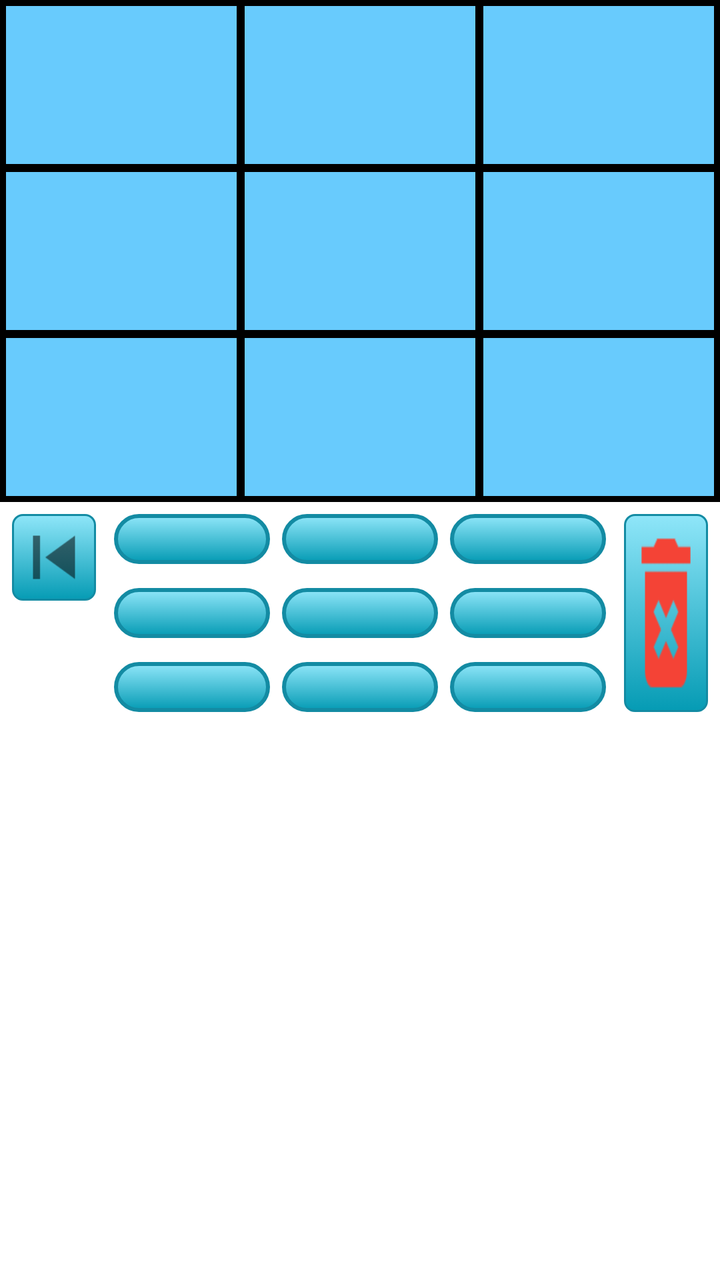
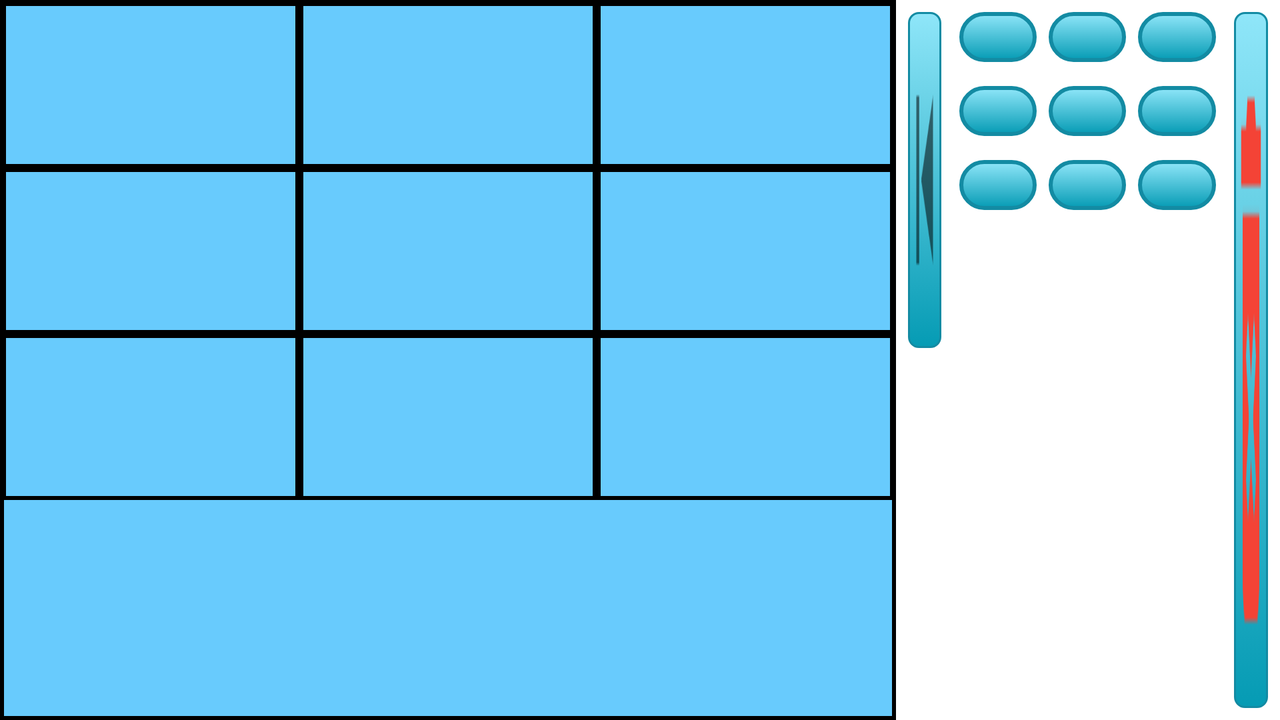

An Android layout and its configuration variant, each rendered on a device that would load it. The default file and the variant file are quoted in full after the pictures.
<!-- AndroidManifest.xml: application theme MyTheme -->
<!-- res/layout/playing_fragment.xml -->
<?xml version="1.0" encoding="utf-8"?>
<LinearLayout xmlns:android="http://schemas.android.com/apk/res/android"
    android:layout_width="match_parent"
    android:layout_height="match_parent"
    android:orientation="vertical"
    android:id="@+id/container_game">

    <TableLayout
        android:id="@+id/game_grid"
        android:layout_width="match_parent"
        android:layout_height="wrap_content"
        android:background="@drawable/focus"
        android:padding="1dp"
        android:shrinkColumns="*"
        android:stretchColumns="*">

        <TableRow>

            <include
                android:id="@+id/top_left"
                layout="@layout/grid_table_layout" />

            <include
                android:id="@+id/top_center"
                layout="@layout/grid_table_layout" />

            <include
                android:id="@+id/top_right"
                layout="@layout/grid_table_layout" />
        </TableRow>

        <TableRow>

            <include
                android:id="@+id/middle_left"
                layout="@layout/grid_table_layout" />

            <include
                android:id="@+id/middle_center"
                layout="@layout/grid_table_layout" />

            <include
                android:id="@+id/middle_right"
                layout="@layout/grid_table_layout" />
        </TableRow>

        <TableRow>

            <include
                android:id="@+id/bottom_left"
                layout="@layout/grid_table_layout" />

            <include
                android:id="@+id/bottom_center"
                layout="@layout/grid_table_layout" />

            <include
                android:id="@+id/bottom_right"
                layout="@layout/grid_table_layout" />
        </TableRow>

    </TableLayout>

    <include
        android:id="@+id/keyboard"
        layout="@layout/keyboard_fragment" />
</LinearLayout>
<!-- res/layout/grid_table_layout.xml (included above) -->
<?xml version="1.0" encoding="utf-8"?>
<TableLayout xmlns:android="http://schemas.android.com/apk/res/android"
    android:layout_width="match_parent"
    android:layout_height="wrap_content"
    android:background="@drawable/focus"
    android:padding="1dp"
    android:weightSum="3">
    <TableRow>
       <include layout="@layout/text_view"/>
       <include layout="@layout/text_view"/>
       <include layout="@layout/text_view"/>
    </TableRow>
    <TableRow>
       <include layout="@layout/text_view"/>
       <include layout="@layout/text_view"/>
       <include layout="@layout/text_view"/>
    </TableRow>
    <TableRow>
       <include layout="@layout/text_view"/>
       <include layout="@layout/text_view"/>
       <include layout="@layout/text_view"/>
    </TableRow>
</TableLayout>
<!-- res/layout/keyboard_fragment.xml (included above) -->
<?xml version="1.0" encoding="utf-8"?>
<LinearLayout xmlns:android="http://schemas.android.com/apk/res/android"
    android:layout_width="match_parent"
    android:layout_height="wrap_content"
    android:baselineAligned="false"
    android:orientation="horizontal"
    android:weightSum="100">

    <LinearLayout
        android:layout_width="0dp"
        android:layout_height="match_parent"
        android:layout_weight="15"
        android:orientation="vertical">

        <Button
            android:id="@+id/history_back"
            style="@style/ButtonOfAnswerHistory"
            android:background="@drawable/background_previous_button" />

        <Button
            android:id="@+id/history_forward"
            style="@style/ButtonOfAnswerHistory"
            android:background="@drawable/background_next_button" />
    </LinearLayout>

    <TableLayout
        android:layout_width="0dp"
        android:layout_height="wrap_content"
        android:layout_weight="70">

        <TableRow
            android:layout_width="match_parent"
            android:layout_height="wrap_content">

            <FrameLayout
                android:id="@+id/button1"
                style="@style/ButtonOfAnswer">
                <include layout="@layout/button_of_answer" />
            </FrameLayout>

            <FrameLayout
                android:id="@+id/button2"
                style="@style/ButtonOfAnswer">

                <include layout="@layout/button_of_answer" />
            </FrameLayout>

            <FrameLayout
                android:id="@+id/button3"
                style="@style/ButtonOfAnswer">

                <include layout="@layout/button_of_answer" />
            </FrameLayout>


        </TableRow>

        <TableRow
            android:layout_width="match_parent"
            android:layout_height="wrap_content">

            <FrameLayout
                android:id="@+id/button4"
                style="@style/ButtonOfAnswer">

                <include layout="@layout/button_of_answer" />
            </FrameLayout>

            <FrameLayout
                android:id="@+id/button5"
                style="@style/ButtonOfAnswer">

                <include layout="@layout/button_of_answer" />
            </FrameLayout>

            <FrameLayout
                android:id="@+id/button6"
                style="@style/ButtonOfAnswer">

                <include layout="@layout/button_of_answer" />
            </FrameLayout>

        </TableRow>

        <TableRow
            android:layout_width="match_parent"
            android:layout_height="wrap_content">

            <FrameLayout
                android:id="@+id/button7"
                style="@style/ButtonOfAnswer">

                <include layout="@layout/button_of_answer" />
            </FrameLayout>

            <FrameLayout
                android:id="@+id/button8"
                style="@style/ButtonOfAnswer">

                <include layout="@layout/button_of_answer" />
            </FrameLayout>

            <FrameLayout
                android:id="@+id/button9"
                style="@style/ButtonOfAnswer">

                <include layout="@layout/button_of_answer" />
            </FrameLayout>

        </TableRow>
    </TableLayout>

    <LinearLayout
        android:layout_width="0dp"
        android:layout_height="match_parent"
        android:layout_weight="15"
        android:orientation="vertical">

        <Button
            android:id="@+id/delete_answer"
            android:layout_width="match_parent"
            android:layout_height="match_parent"
            android:layout_margin="6dp"
            android:background="@drawable/background_delete_answer_button" />
    </LinearLayout>
</LinearLayout>
<!-- res/layout/text_view.xml (included above) -->
<?xml version="1.0" encoding="utf-8"?>
<merge xmlns:android="http://schemas.android.com/apk/res/android">
    <TextView
        style="@style/bigNumber"
        android:layout_width="0dp"
        android:layout_height="wrap_content"
        android:layout_weight="1" />
</merge>
<!-- res/layout/button_of_answer.xml (included above) -->
<?xml version="1.0" encoding="utf-8"?>
<merge>
    <TextView style="@style/NumberOnButtonText.Number" />
    <TextView style="@style/NumberOnButtonText.SubText" />
</merge>
<!-- resources referenced by this layout -->
<resources>
  <!-- drawable background_delete_answer_button (drawable) -->
  <?xml version="1.0" encoding="utf-8"?>
  <selector xmlns:android="http://schemas.android.com/apk/res/android">
      <item android:state_pressed="true" android:drawable="@drawable/background_delete_answer_button_pressed"/>
      <item android:state_enabled="false" android:drawable="@drawable/background_delete_answer_button_pressed"/>
      <item android:drawable="@drawable/background_delete_answer_all"/>
  </selector>
  <!-- drawable background_next_button (drawable) -->
  <?xml version="1.0" encoding="utf-8"?>
  <selector xmlns:android="http://schemas.android.com/apk/res/android">
      <item android:drawable="@drawable/background_next_button_enabled" android:state_pressed="false" android:state_enabled="false"  />
      <item android:drawable="@drawable/background_nex_button_all" android:state_pressed="false"/>
      <item android:drawable="@drawable/background_next_button_enabled" android:state_pressed="true"  />
  </selector>
  <!-- drawable background_previous_button (drawable) -->
  <?xml version="1.0" encoding="utf-8"?>
  <selector xmlns:android="http://schemas.android.com/apk/res/android">
      <item android:drawable="@drawable/background_previous_button_pressed" android:state_pressed="false" android:state_enabled="false"  />
      <item android:drawable="@drawable/background_previous_button_all" android:state_pressed="false"/>
      <item android:drawable="@drawable/background_previous_button_pressed" android:state_pressed="true"  />
  </selector>
  <!-- drawable focus (drawable) -->
  <shape xmlns:android="http://schemas.android.com/apk/res/android"
      android:shape="rectangle">
      <solid android:color="@color/poleFocus" />
      <stroke
          android:width="2dip"
          android:color="@android:color/black" />
  </shape>
  <style name="ButtonOfAnswerHistory">
          <item name="android:layout_width">match_parent</item>
          <item name="android:layout_height">0dp</item>
          <item name="android:layout_weight">1</item>
          <item name="android:layout_margin">6dp</item>
      </style>
  <style name="NumberOnButtonText.Number">
          <item name="android:textStyle">bold</item>
          <item name="android:textSize">14sp</item>
      </style>
  <style name="NumberOnButtonText.SubText">
          <item name="android:textSize">10sp</item>
          <item name="android:layout_marginLeft">10dp</item>
          <item name="android:layout_marginBottom">5dp</item>
      </style>
  <style name="bigNumber">
          <item name="android:textColor">@color/black</item>
          <item name="android:gravity">center_horizontal|center_vertical</item>
          <item name="android:textSize">20sp</item>
          <item name="android:textStyle">bold</item>
      </style>
  <!-- drawable background_delete_answer_button_pressed (drawable) -->
  <?xml version="1.0" encoding="utf-8"?>
  <layer-list xmlns:android="http://schemas.android.com/apk/res/android">
      <item>
          <shape>
              <solid android:color="@color/enabled_color_of_background_button"/>
              <stroke
                  android:width="1dip"
                  android:color="@color/border_of_button" />
              <corners android:radius="5dip" />
          </shape>
      </item>
      <item android:drawable="@mipmap/ic_action_delete_answer" />
  </layer-list>
  <color name="poleFocus">#68cbfd</color>
  <color name="black">@android:color/black</color>
  <color name="enabled_color_of_background_button">#019bb5</color>
  <color name="border_of_button">#138ba3</color>
  <color name="end_color_of_background_button">#8fe6f9</color>
  <color name="start_color_of_background_button">#059bb4</color>
  <!-- some entries are left out for length -->
</resources>
<!-- res/layout-land/playing_fragment.xml (the repository's variant of the layout above) -->
<!-- drawn on the phone turned sideways -->
<?xml version="1.0" encoding="utf-8"?>
<LinearLayout xmlns:android="http://schemas.android.com/apk/res/android"
    android:layout_width="match_parent"
    android:layout_height="match_parent"
    android:baselineAligned="false"
    android:orientation="horizontal"
    android:weightSum="100"
    android:id="@+id/container_game">

    <TableLayout
        android:id="@+id/game_grid"
        android:layout_weight="70"
        android:layout_width="0dp"
        android:layout_height="match_parent"
        android:background="@drawable/focus"
        android:padding="1dp"
        android:shrinkColumns="*"
        android:stretchColumns="*">

        <TableRow>

            <include
                android:id="@+id/top_left"
                layout="@layout/grid_table_layout" />

            <include
                android:id="@+id/top_center"
                layout="@layout/grid_table_layout" />

            <include
                android:id="@+id/top_right"
                layout="@layout/grid_table_layout" />
        </TableRow>

        <TableRow>

            <include
                android:id="@+id/middle_left"
                layout="@layout/grid_table_layout" />

            <include
                android:id="@+id/middle_center"
                layout="@layout/grid_table_layout" />

            <include
                android:id="@+id/middle_right"
                layout="@layout/grid_table_layout" />
        </TableRow>

        <TableRow>

            <include
                android:id="@+id/bottom_left"
                layout="@layout/grid_table_layout" />

            <include
                android:id="@+id/bottom_center"
                layout="@layout/grid_table_layout" />

            <include
                android:id="@+id/bottom_right"
                layout="@layout/grid_table_layout" />
        </TableRow>

    </TableLayout>

    <include
        android:layout_weight="30"
        android:layout_width="0dp"
        android:layout_height="match_parent"
        android:id="@+id/keyboard"
        layout="@layout/keyboard_fragment" />
</LinearLayout>
<!-- resources referenced by the variant -->
<!-- as the phone turned sideways resolves them -->
<resources>
  <!-- drawable background_delete_answer_button (drawable) -->
  <?xml version="1.0" encoding="utf-8"?>
  <selector xmlns:android="http://schemas.android.com/apk/res/android">
      <item android:state_pressed="true" android:drawable="@drawable/background_delete_answer_button_pressed"/>
      <item android:state_enabled="false" android:drawable="@drawable/background_delete_answer_button_pressed"/>
      <item android:drawable="@drawable/background_delete_answer_all"/>
  </selector>
  <!-- drawable background_next_button (drawable) -->
  <?xml version="1.0" encoding="utf-8"?>
  <selector xmlns:android="http://schemas.android.com/apk/res/android">
      <item android:drawable="@drawable/background_next_button_enabled" android:state_pressed="false" android:state_enabled="false"  />
      <item android:drawable="@drawable/background_nex_button_all" android:state_pressed="false"/>
      <item android:drawable="@drawable/background_next_button_enabled" android:state_pressed="true"  />
  </selector>
  <!-- drawable background_previous_button (drawable) -->
  <?xml version="1.0" encoding="utf-8"?>
  <selector xmlns:android="http://schemas.android.com/apk/res/android">
      <item android:drawable="@drawable/background_previous_button_pressed" android:state_pressed="false" android:state_enabled="false"  />
      <item android:drawable="@drawable/background_previous_button_all" android:state_pressed="false"/>
      <item android:drawable="@drawable/background_previous_button_pressed" android:state_pressed="true"  />
  </selector>
  <!-- drawable focus (drawable) -->
  <shape xmlns:android="http://schemas.android.com/apk/res/android"
      android:shape="rectangle">
      <solid android:color="@color/poleFocus" />
      <stroke
          android:width="2dip"
          android:color="@android:color/black" />
  </shape>
  <style name="ButtonOfAnswerHistory">
          <item name="android:layout_width">match_parent</item>
          <item name="android:layout_height">0dp</item>
          <item name="android:layout_weight">1</item>
          <item name="android:layout_margin">6dp</item>
      </style>
  <style name="NumberOnButtonText.Number">
          <item name="android:textStyle">bold</item>
          <item name="android:textSize">14sp</item>
      </style>
  <style name="NumberOnButtonText.SubText">
          <item name="android:textSize">10sp</item>
          <item name="android:layout_marginLeft">10dp</item>
          <item name="android:layout_marginBottom">5dp</item>
      </style>
  <!-- from res/values-land/ -->
  <style name="bigNumber">
          <item name="android:textColor">@color/black</item>
          <item name="android:gravity">center_horizontal|center_vertical</item>
          <item name="android:textSize">20sp</item>
          <item name="android:textStyle">bold</item>
      </style>
  <!-- drawable background_delete_answer_button_pressed (drawable) -->
  <?xml version="1.0" encoding="utf-8"?>
  <layer-list xmlns:android="http://schemas.android.com/apk/res/android">
      <item>
          <shape>
              <solid android:color="@color/enabled_color_of_background_button"/>
              <stroke
                  android:width="1dip"
                  android:color="@color/border_of_button" />
              <corners android:radius="5dip" />
          </shape>
      </item>
      <item android:drawable="@mipmap/ic_action_delete_answer" />
  </layer-list>
  <color name="poleFocus">#68cbfd</color>
  <color name="black">@android:color/black</color>
  <color name="enabled_color_of_background_button">#019bb5</color>
  <color name="border_of_button">#138ba3</color>
  <color name="end_color_of_background_button">#8fe6f9</color>
  <color name="start_color_of_background_button">#059bb4</color>
  <!-- some entries are left out for length -->
</resources>
